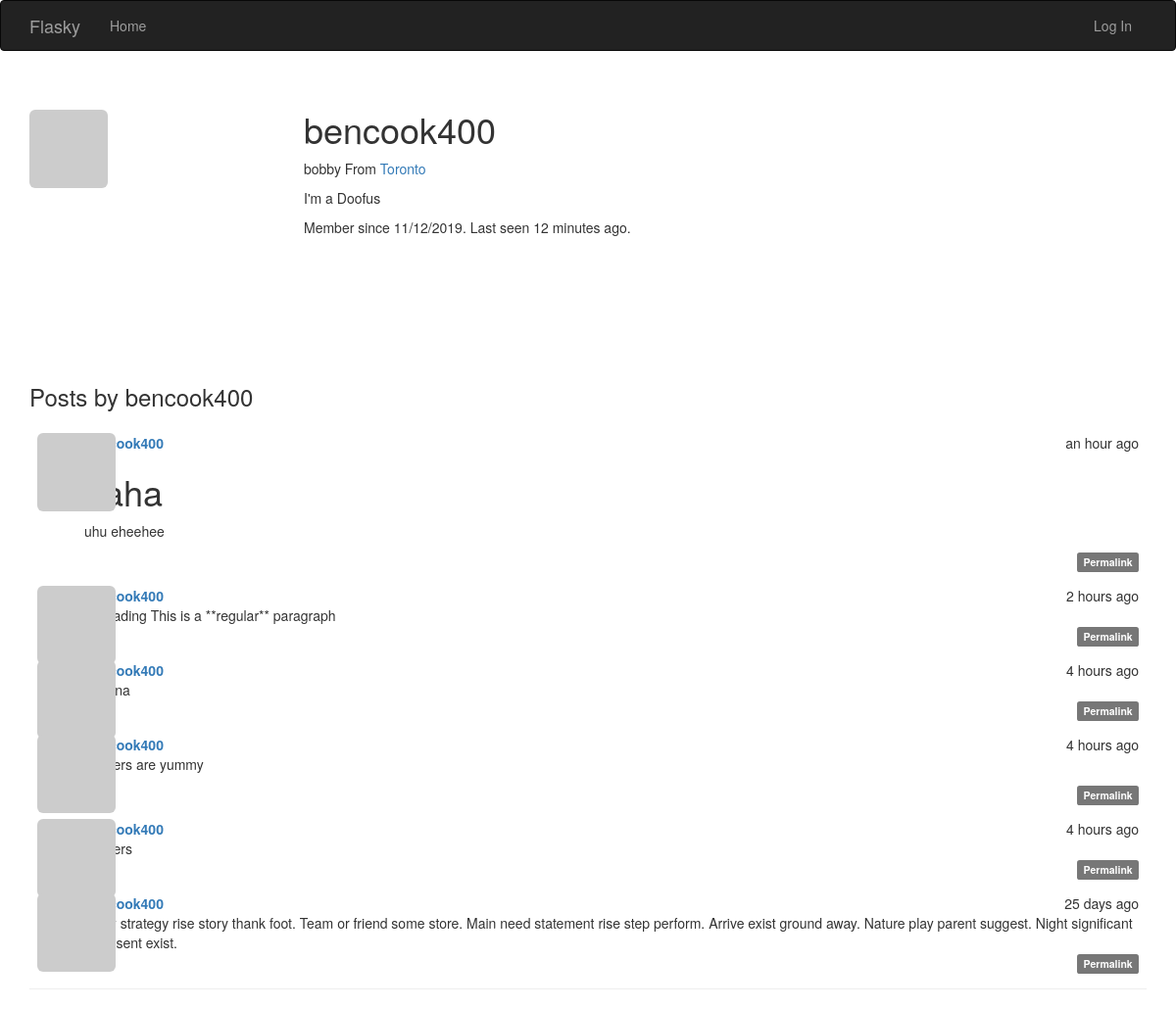
Page /user/bencook400 on the committed database.
### app/models.py (models this page shows, shortened)
class User(UserMixin, db.Model):
    __tablename__ = 'users'
    id = db.Column(db.Integer, primary_key=True)
    email = db.Column(db.String(64), unique=True, index=True)
    username = db.Column(db.String(64), unique=True, index=True)
    role_id = db.Column(db.Integer, db.ForeignKey('roles.id'))
    password_hash = db.Column(db.String(128))
    confirmed = db.Column(db.Boolean, default=False)
    name = db.Column(db.String(64))
    location = db.Column(db.String(64))
    about_me = db.Column(db.Text())
    member_since = db.Column(db.DateTime(), default=datetime.utcnow)
    last_seen = db.Column(db.DateTime(), default=datetime.utcnow)
    avatar_hash = db.Column(db.String(32))
    posts = db.relationship('Post', backref='author', lazy='dynamic')
    @property
    def password(self):
        raise AttributeError('password is not a readable attribute')
    def gravatar_hash(self):
        return hashlib.md5(self.email.lower().encode('utf-8')).hexdigest()
    def gravatar(self, size=100, default='identicon', rating='g'):
        if request.is_secure:
            url = 'https://secure.gravatar.com/avatar'
        else:
            url = 'http://www.gravatar.com/avatar'
        hash = self.avatar_hash or self.gravatar_hash()
        return '{url}/{hash}?s={size}&d={default}&r={rating}'.format(
            url=url, hash=hash, size=size, default=default, rating=rating)

class Post(db.Model):
    __tablename__ = 'posts'
    id = db.Column(db.Integer, primary_key=True)
    body = db.Column(db.Text)
    timestamp = db.Column(db.DateTime, index=True, default=datetime.utcnow)
    author_id = db.Column(db.Integer, db.ForeignKey('users.id'))
    body_html = db.Column(db.Text)

### app/main/views.py (the view)
@main.route('/user/<username>')
def user(username):
    user = User.query.filter_by(username=username).first_or_404()
    posts = user.posts.order_by(Post.timestamp.desc()).all()
    return render_template('user.html', user=user, posts=posts)

### app/auth/views.py (called while the page is built)
@auth.before_app_request
def before_request():
    if current_user.is_authenticated:
        current_user.ping()
        if not current_user.confirmed \
                and request.endpoint \
                and request.blueprint != 'auth' \
                and request.endpoint != 'static':
            return redirect(url_for('auth.unconfirmed'))

### app/main/__init__.py (called while the page is built)
@main.app_context_processor
def inject_permissions():
    return dict(Permission=Permission)

### app/models.py (called while the page is built)
    def is_administrator(self):
        return False

### app/templates/user.html (shortened to what this page needs)
{% extends "base.html" %}
{% block page_content %}
<div class="page-header">
    <img class="img-rounded profile-thumbnail" src="{{ user.gravatar(size=256) }}">
    <div class="profile-header">
        <h1>{{ user.username }}</h1>
        {% if user.name or user.location %}
        <p>
            {% if user.name %}{{ user.name }}{% endif %}
            {% if user.location %}
                From <a href="http://maps.google.com/?q={{ user.location }}">
                    {{ user.location }}
                </a>
            {% endif %}
        </p>
        {% endif %}
        {% if user.about_me %}<p>{{ user.about_me }}</p>{% endif %}
        <p>
            Member since {{ moment(user.member_since).format('L') }}.
            Last seen {{ moment(user.last_seen).fromNow() }}.
        </p>
    </div>
    <h3>Posts by {{ user.username }}</h3>
    {% include '_posts.html' %}
</div>
{% endblock %}

### app/templates/base.html (shortened to what this page needs)
{% extends "bootstrap/base.html" %}
{% block head %}
{{ super() }}
<link rel="stylesheet" type="text/css" href="{{ url_for('static', filename='styles.css') }}">
{% endblock %}
{% block navbar %}
<div class="navbar navbar-inverse" role="navigation">
    <div class="container">
        <div class="navbar-header">
            <a class="navbar-brand" href="/">Flasky</a>
        </div>
        <div class="navbar-collapse collapse">
            <ul class="nav navbar-nav">
                <li><a href="/">Home</a></li>
            </ul>
            <ul class="nav navbar-nav navbar-right">
                {% if current_user.is_authenticated %}
                <li class="dropdown">
                    <a href="#" class="dropdown-toggle" data-toggle="dropdown">Account <b class="caret"></b></a>
                    <ul class="dropdown-menu">
                        <li><a href="{{ url_for('auth.change_password') }}">Change Password</a></li>
                        <li><a href="{{ url_for('auth.change_email_request') }}">Change Email</a></li>
                        <li><a href="{{ url_for('auth.logout') }}">Log Out</a></li>
                    </ul>
                </li>
                {% else %}
                <li><a href="{{ url_for('auth.login') }}">Log In</a></li>
                {% endif %}
            </ul>
        </div>
    </div>
</div>
{% endblock %}
{% block content %}
<div class="container">
    {% block page_content %}{% endblock %}
</div>
{% endblock %}

### app/templates/_posts.html (shortened to what this page needs)
<ul class="posts">
    {% for post in posts %}
    <li class="post">
        <div class="profile-thumbnail">
            <a href="{{ url_for('.user', username=post.author.username) }}">
                <img class="img-rounded profile-thumbnail" src="{{ post.author.gravatar(size=40) }}">
            </a>
        </div>
        <div class="post-content">
            <div class="post-date">{{ moment(post.timestamp).fromNow() }}</div>
            <div class="post-author">
                <a href="{{ url_for('.user', username=post.author.username) }}">
                    {{ post.author.username }}
                </a>
            </div>
            <div class="post-body">
                {% if post.body_html %}
                {{ post.body_html | safe }}
                {% else %}
                {{ post.body }}
                {% endif %}
            </div>
            <div class="post-footer">
                <a href="{{ url_for('.post', id=post.id) }}">
                    <span class="label label-default">Permalink</span>
                </a>
            </div>
        </div>
    </li>
    {% endfor %}
</ul>

### app/static/styles.css (style rules this page uses)
.profile-thumbnail { position: absolute; }
.profile-header { min-height: 260px; margin-left: 280px; }
ul.posts { list-style-type: none; padding: 0; margin: 16px 0px 0px 0px; border-top: 1px solid #e0e0e0; border-top: none; }
ul.posts li.post { padding: 8px; border-bottom: #f0f0f0; }
div.post-date { float: right; }
div.post-author { font-weight: bold; }
div.post-content { margin-left: 48px; min-height: 48px; }
div.post-footer { text-align: right; }

### rows in the picture
User: username "bencook400", name "bobby", location "Toronto", about_me "I'm a Doofus", member_since "11/12/2019", last_seen "12 minutes ago"
Post: timestamp "an hour ago", author.username "bencook400", body_html "haha uhu eheehee"
Post: timestamp "2 hours ago", author.username "bencook400", body "# Heading This is a **regular** paragraph"
Post: timestamp "4 hours ago", author.username "bencook400"
Post: timestamp "4 hours ago", author.username "bencook400", body_html "Burgers are yummy"
Post: timestamp "4 hours ago", author.username "bencook400"
Post: timestamp "25 days ago", author.username "bencook400", body "Story strategy rise story thank foot. Team or friend some store. Main need statement rise step perform. Arrive exist ground away. Nature play parent suggest. Night significant represent exist."
